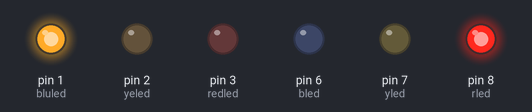
A sketch run on a simulated Arduino Uno, built with avr-gcc and run on an emulated ATmega328P. On the bench: output pins drawn as LEDs (lit = HIGH).

Above: at 10.0 s.
At 20.1 s:
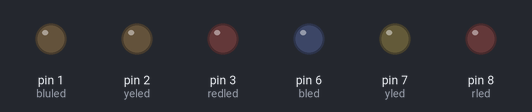
At 40.4 s:
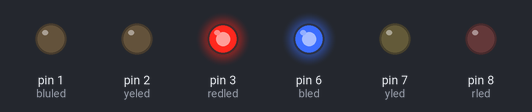
At 55.6 s:
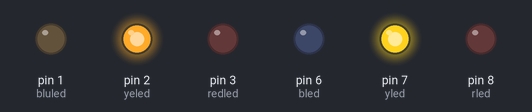
Timing chart, 0 to 79.0 s (numbered marks = the images above):
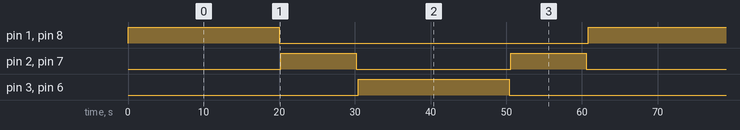

The sketch:

TraficLight.ino
```cpp
int rled=8;
int yled=7;
int bled=6;
int redled=3;
int yeled=2;
int bluled=1;

void setup() {
  // put your setup code here, to run once:
  pinMode(rled,OUTPUT);
  pinMode(yled,OUTPUT);
  pinMode(bled,OUTPUT);
  pinMode(redled,OUTPUT);
  pinMode(yeled,OUTPUT);
  pinMode(bluled,OUTPUT);
}

void loop() {
  // put your main code here, to run repeatedly:
  digitalWrite(rled,HIGH);
  digitalWrite(bluled,HIGH);
  delay(20000);
  digitalWrite(rled,LOW);
  digitalWrite(bluled,LOW);
  delay(200);
  digitalWrite(yled,HIGH);
  digitalWrite(yeled,HIGH);
  delay(10000);
  digitalWrite(yled,LOW);
  digitalWrite(yeled,LOW);
  delay(200);
  digitalWrite(bled,HIGH);
  digitalWrite(redled,HIGH);
  delay(20000);
  digitalWrite(bled,LOW);
  digitalWrite(redled,LOW);
  delay(200);
  digitalWrite(yled,HIGH);
  digitalWrite(yeled,HIGH);
  delay(10000);
  digitalWrite(yled,LOW);
  digitalWrite(yeled,LOW);
  delay(200);

}
```

Measured:
- by itself, pin 1 (bluled), pin 3 (redled), pin 6 (bled), pin 8 (rled): alternates HIGH for 20.0 s and LOW for 40.8 s
- by itself, pin 2 (yeled), pin 7 (yled): alternates HIGH for 10.0 s and LOW for 20.4 s
